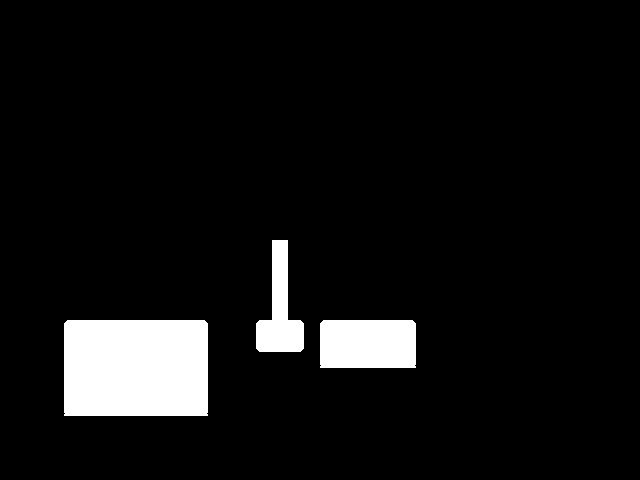

Below is a game level as drawn by its tile map, then a one-line description and the .tmx that defines it (tile-layer data replaced by summaries):
An orthogonal 40x30 tile map with 16x16 px tiles, 4 tile layers (platforms, spikes, platforms2, spikes2) and 2 objects.

<map version="1.9" tiledversion="1.9.2" orientation="orthogonal" renderorder="right-down" width="40" height="30" tilewidth="16" tileheight="16" infinite="0" nextlayerid="9" nextobjectid="6">
 <editorsettings>
  <export target="lv3.csv" format="csv" />
 </editorsettings>
 <tileset firstgid="1" name="tileset" tilewidth="16" tileheight="16" tilecount="81" columns="9">
  <image source="../images/tileset.png" width="144" height="144" />
 </tileset>
 <layer id="1" name="platforms" width="40" height="30">
  <data>[1200 cells, 83 non-empty, 5 distinct tile ids]</data>
 </layer>
 <layer id="2" name="spikes" width="40" height="30">
  <data>[1200 cells, 0 non-empty, 0 distinct tile ids]</data>
 </layer>
 <layer id="4" name="platforms2" width="40" height="30">
  <data>[1200 cells, 6 non-empty, 5 distinct tile ids]</data>
 </layer>
 <layer id="3" name="spikes2" width="40" height="30">
  <data>[1200 cells, 44 non-empty, 1 distinct tile ids]</data>
 </layer>
 <objectgroup id="5" name="text" />
 <objectgroup id="6" name="player">
  <object id="3" x="112" y="288" width="16" height="16" />
 </objectgroup>
 <objectgroup id="8" name="end">
  <object id="5" x="384" y="304" width="16" height="16">
   <properties>
    <property name="next" value="lv4" />
   </properties>
  </object>
 </objectgroup>
</map>
